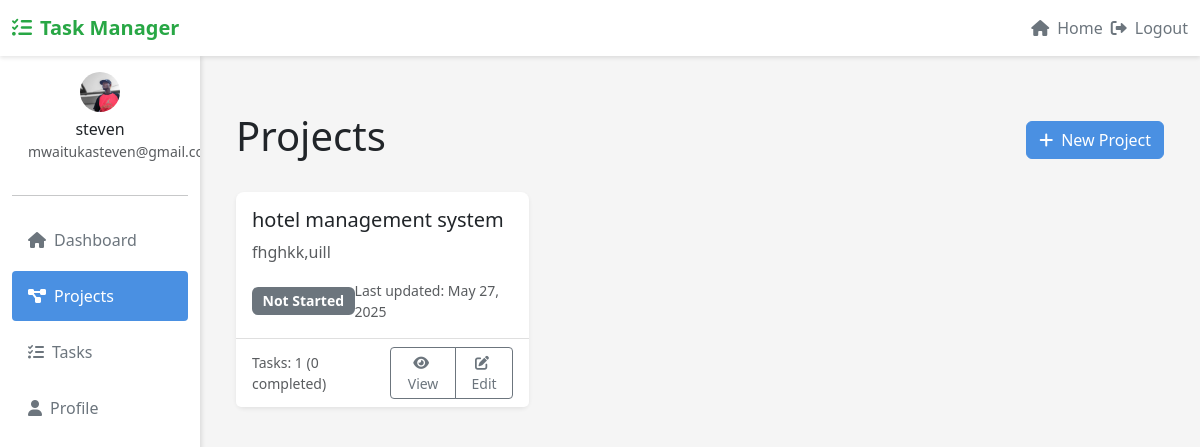
Page /projects/ (signed in) on the committed database.
### task_manager_app/models.py (models this page shows, shortened)
class UserProfile(models.Model):
    user = models.OneToOneField(User, on_delete=models.CASCADE, related_name='userprofile')
    profile_picture = models.ImageField(upload_to='profile_pics/', null=True, blank=True)
    bio = models.TextField(max_length=500, blank=True)

class Project(models.Model):
    STATUS_CHOICES = [
        ('not_started', 'Not Started'),
        ('in_progress', 'In Progress'),
        ('completed', 'Completed'),
    ]
    name = models.CharField(max_length=200)
    description = models.TextField()
    user = models.ForeignKey(User, on_delete=models.CASCADE, related_name='projects', null=True, blank=True)
    created_at = models.DateTimeField(auto_now_add=True)
    updated_at = models.DateTimeField(auto_now=True)
    status = models.CharField(max_length=20, choices=STATUS_CHOICES, default='not_started')
    class Meta:
        ordering = ['-updated_at']

### task_manager_app/views.py (the view)
# urls.py: path('projects/', views.project_list, name='project_list'),
@login_required
def project_list(request):
    projects = Project.objects.filter(user=request.user).annotate(
        completed_tasks_count=Count('tasks', filter=Q(tasks__is_completed=True))
    ).order_by('-created_at')
    return render(request, 'task_manager_app/project_list.html', {'projects': projects})

### task_manager_app/templates/task_manager_app/project_list.html (shortened to what this page needs)
{% extends 'base.html' %}
{% block content %}
<div class="container py-4">
    <div class="row">
        <div class="col-md-12 mb-4">
            <div class="d-flex justify-content-between align-items-center">
                <h1>Projects</h1>
                <a href="{% url 'task_manager:project_create' %}" class="btn btn-primary">
                    <i class="fas fa-plus me-2"></i>New Project
                </a>
            </div>
        </div>
    </div>
    <div class="row">
        {% if projects %}
            {% for project in projects %}
                <div class="col-md-4 mb-4">
                    <div class="card h-100 shadow-sm">
                        <div class="card-body">
                            <h5 class="card-title">{{ project.name }}</h5>
                            <p class="card-text text-muted">{{ project.description|truncatewords:30 }}</p>
                            <div class="d-flex justify-content-between align-items-center">
                                <span class="badge bg-{% if project.status == 'completed' %}success{% elif project.status == 'in_progress' %}primary{% else %}secondary{% endif %}">
                                    {{ project.get_status_display }}
                                </span>
                                <small class="text-muted">Last updated: {{ project.updated_at|date:"M j, Y" }}</small>
                            </div>
                        </div>
                        <div class="card-footer bg-white">
                            <div class="d-flex justify-content-between align-items-center">
                                <small class="text-muted">
                                    Tasks: {{ project.tasks.count }}
                                    ({{ project.completed_tasks_count }} completed)
                                </small>
                                <div class="btn-group">
                                    <a href="{% url 'task_manager:project_detail' project.id %}" class="btn btn-outline-primary btn-sm">
                                        <i class="fas fa-eye me-1"></i>View
                                    </a>
                                    <a href="{% url 'task_manager:project_edit' project.id %}" class="btn btn-outline-secondary btn-sm">
                                        <i class="fas fa-edit me-1"></i>Edit
                                    </a>
                                </div>
                            </div>
                        </div>
                    </div>
                </div>
            {% endfor %}
        {% endif %}
    </div>
</div>
{% endblock %}

### task_manager_app/templates/base.html (shortened to what this page needs)
<!DOCTYPE html>
<html lang="en">
<head>
    <link href="https://cdn.jsdelivr.net/npm/bootstrap@5.3.0/dist/css/bootstrap.min.css" rel="stylesheet">
    <link href="https://cdnjs.cloudflare.com/ajax/libs/font-awesome/6.0.0/css/all.min.css" rel="stylesheet">
</head>
<body>
    <nav class="navbar navbar-expand-lg navbar-light">
        <div class="container-fluid">
            <a class="navbar-brand" href="{% url 'task_manager:homepage' %}">
                <i class="fas fa-tasks me-2"></i>Task Manager
            </a>
            <div class="collapse navbar-collapse" id="navbarNav">
                <ul class="navbar-nav ms-auto align-items-center">
                    {% if user.is_authenticated %}
                        <li class="nav-item">
                            <a class="nav-link" href="{% url 'task_manager:homepage' %}">
                                <i class="fas fa-home me-2"></i>Home
                            </a>
                        </li>
                        <li class="nav-item">
                            <form method="post" action="{% url 'logout' %}" class="d-inline m-0">
                                <button type="submit" class="btn btn-link nav-link p-0">
                                    <i class="fas fa-sign-out-alt me-2"></i>Logout
                                </button>
                            </form>
                        </li>
                    {% endif %}
                </ul>
            </div>
        </div>
    </nav>
    <div class="container-fluid">
        <div class="row">
            {% if user.is_authenticated %}
            <div class="col-md-3 col-lg-2 d-md-block sidebar collapse">
                <div class="position-sticky">
                    <div class="text-center p-3">
                        {% if user.userprofile.profile_picture %}
                            <img src="{{ user.userprofile.profile_picture.url }}" alt="Profile" class="rounded-circle profile-img mb-2">
                        {% else %}
                            <i class="fas fa-user-circle fa-3x mb-2 text-secondary"></i>
                        {% endif %}
                        <h6 class="mb-0">{{ user.username }}</h6>
                        <small class="text-muted">{{ user.email }}</small>
                    </div>
                    <hr>
                    <ul class="nav flex-column">
                        <li class="nav-item">
                            <a class="nav-link {% if request.resolver_match.url_name == 'dashboard' %}active{% endif %}" href="{% url 'task_manager:dashboard' %}">
                                <i class="fas fa-home me-2"></i>Dashboard
                            </a>
                        </li>
                        <li class="nav-item">
                            <a class="nav-link {% if request.resolver_match.url_name == 'project_list' %}active{% endif %}" href="{% url 'task_manager:project_list' %}">
                                <i class="fas fa-project-diagram me-2"></i>Projects
                            </a>
                        </li>
                        <li class="nav-item">
                            <a class="nav-link {% if request.resolver_match.url_name == 'task_list' %}active{% endif %}" href="{% url 'task_manager:task_list' %}">
                                <i class="fas fa-tasks me-2"></i>Tasks
                            </a>
                        </li>
                        <li class="nav-item">
                            <a class="nav-link {% if request.resolver_match.url_name == 'profile' %}active{% endif %}" href="{% url 'task_manager:profile' %}">
                                <i class="fas fa-user me-2"></i>Profile
                            </a>
                        </li>
                    </ul>
                </div>
            </div>
            {% endif %}
            <main class="col-md-9 ms-sm-auto col-lg-10 px-md-4 main-content">
                {% block content %}{% endblock %}
            </main>
        </div>
    </div>
</body>
</html>

### task_manager_app/templates/base.html (style rules this page uses)
:root { --primary-color: #4a90e2; --secondary-color: #f8f9fa; --accent-color: #6c757d; --success-color: #28a745; --danger-color: #dc3545; --warning-color: #ffc107; --info-color: #17a2b8; }
body { min-height: 100vh; display: flex; flex-direction: column; background-color: #f5f5f5; }
.navbar { background-color: white; box-shadow: 0 2px 4px rgba(0,0,0,0.1); position: sticky; top: 0; z-index: 1000; }
.navbar-brand { font-weight: bold; color: var(--success-color); }
.nav-link { color: var(--accent-color); transition: color 0.3s ease; }
.btn-primary { background-color: var(--primary-color); border-color: var(--primary-color); }
.btn-outline-primary { color: var(--accent-color); border-color: var(--accent-color); }
.card { border: none; box-shadow: 0 2px 4px rgba(0,0,0,0.1); transition: transform 0.3s ease; }
.btn-link { text-decoration: none; padding: 0; }
.sidebar { background-color: white; min-height: calc(100vh - 56px); box-shadow: 2px 0 4px rgba(0,0,0,0.1); position: sticky; top: 56px; height: calc(100vh - 56px); overflow-y: auto; }
.sidebar .nav-link { color: var(--accent-color); padding: 0.8rem 1rem; border-radius: 0.25rem; margin: 0.2rem 0; transition: all 0.3s ease; }
.sidebar .nav-link.active { background-color: var(--primary-color); color: white; }
.profile-img { width: 40px; height: 40px; object-fit: cover; }
.main-content { flex: 1; padding: 2rem; background-color: #f5f5f5; }

### task_manager_app/templates/task_manager_app/project_list.html (style rules this page uses)
.card { border: none; border-radius: 0.5rem; transition: transform 0.2s; }
.card-footer { border-top: 1px solid rgba(0,0,0,.125); }
.badge { font-size: 0.875rem; padding: 0.5em 0.75em; }

### rows in the picture
Project: name "hotel management system", description "fhghkk,uill", status "Not Started", updated_at "May 27, 2025", tasks.count "1", completed_tasks_count "0"

### other values in the picture
{{ user.username }} "steven"
